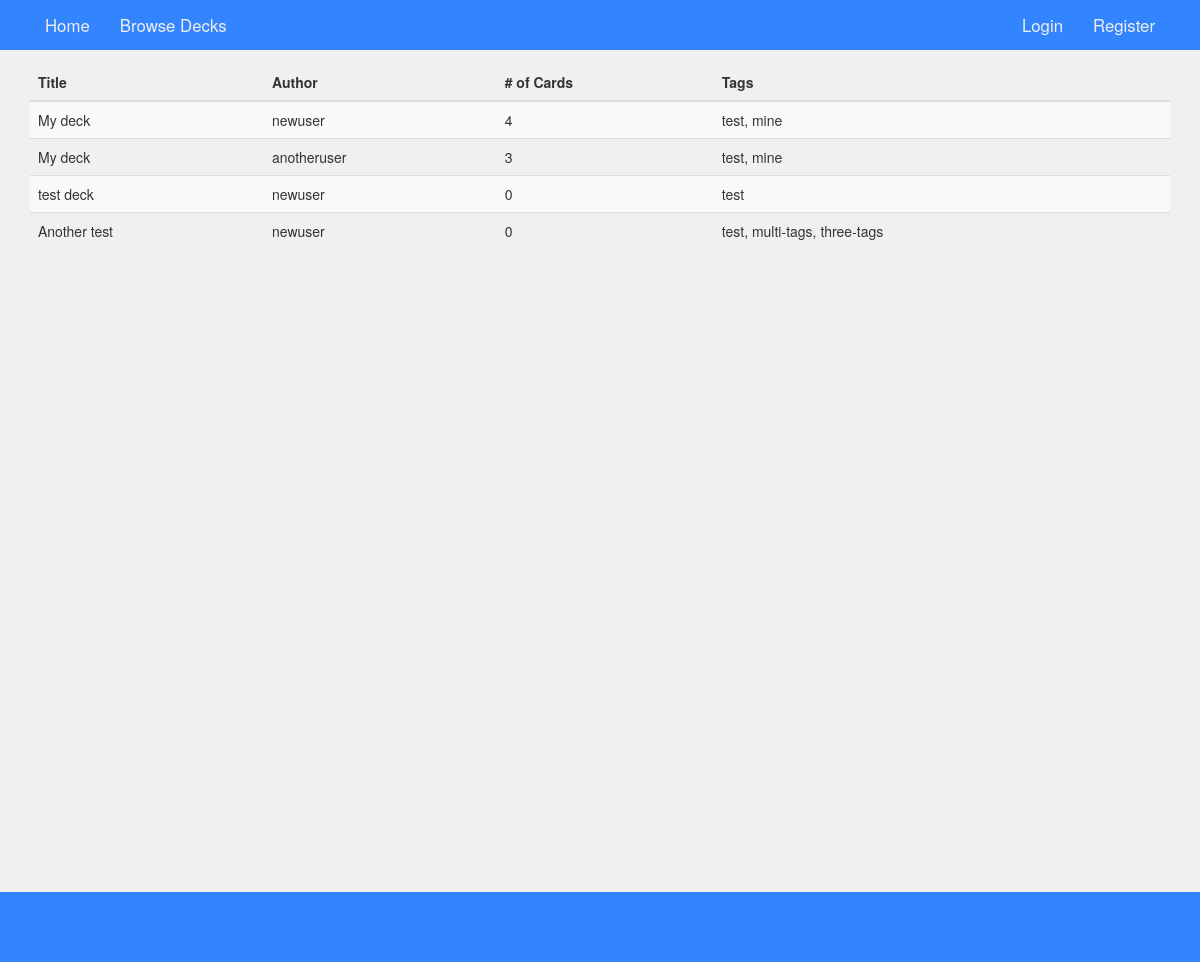
Page /notecards/decks/ on the committed database.
### notecards/models.py (models this page shows, shortened)
class Deck(models.Model):
    author = models.ForeignKey(User)
    title = models.CharField(max_length=256, blank=True)
    slug = models.SlugField(max_length=256)
    description = models.TextField(blank=True)
    tags = TaggableManager(blank=True)
    dateCreated = models.DateField(auto_now_add=True)
    dateModified = models.DateTimeField(auto_now=True)
    @property
    def numCards(self):
        return self.card_set.count()

### notecards/views.py (the view, shortened to what this page needs)
def get_decks(request):
    if request.method == 'GET':
        decks = Deck.objects.order_by('-dateCreated')[:50]
        return render(request, 'notecards/decks.html', {'decks': decks})

### notecards/templates/notecards/decks.html (shortened to what this page needs)
{% extends 'notecards/base.html' %}
{% block body_block %}
<table class="table table-striped table-hover">
    <thead>
        <tr>
            <th>Title</th>
            <th>Author</th>
            <th># of Cards</th>
            <th>Tags</th>
        </tr>
    </thead>
    <tbody>
        {% for deck in decks %}
                <tr class="clickable-row" data-href="{% url 'view_deck' %}?did={{ deck.id }}">
                    <td>{{ deck.title }}</td>
                    <td>{{ deck.author }}</td>
                    <td>{{ deck.numCards }}</td>
                    <td>
                        {% for tag in deck.tags.all %}
                            {% if forloop.counter == deck.tags.all|length %}
                                {{ tag.name }}
                            {% else %}
                                {{ tag.name }},
                            {% endif %}
                        {% endfor %}
                    </td>
                </tr>
        {% endfor %}
    </tbody>
</table>
{% endblock %}

### static/css/base.css (style rules this page uses)
body { background-color: #F0F0F0; height: 100%; }
html { height: 100%; }

### rows in the picture
Deck: title "My deck", author "newuser", numCards "4"
Tag: name "test"
Tag: name "mine"
Deck: title "My deck", author "anotheruser", numCards "3"
Deck: title "test deck", author "newuser", numCards "0"
Deck: title "Another test", author "newuser", numCards "0"
Tag: name "multi-tags"
Tag: name "three-tags"
